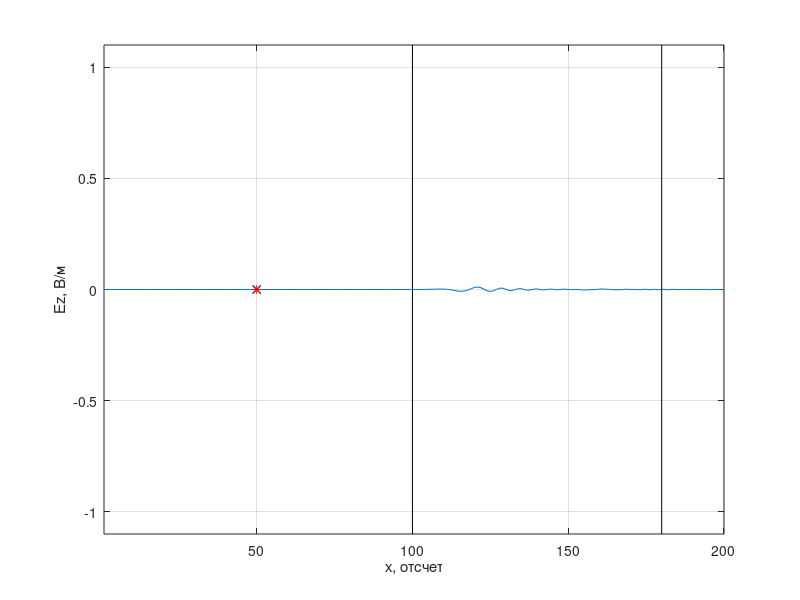
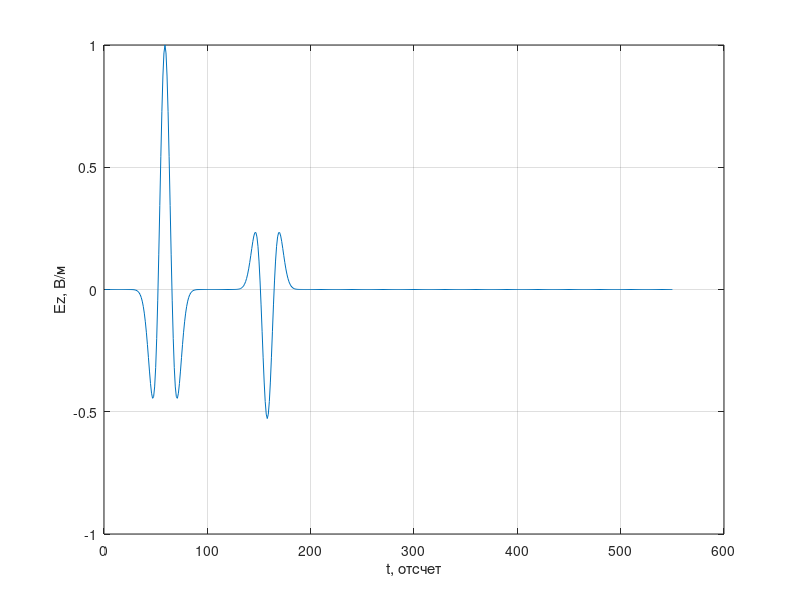

Recreate these plots in MATLAB, in order.
%% Одномерный FDTD. Версия 1.7.1
% Источник возбуждения в виде вейвлета Рикера.
% Используется метод TFSF.
clear

% Волновое сопротивление свободного пространства
W0 = 120 * pi;

% Потери в среде. loss = sigma * dt / (2 * eps * eps0)
loss = 0.02;

% Где начинается поглощающий диэлектрик
layer_loss_x = 180;

% Время расчета в отсчетах
maxTime = 550;

% Размер области моделирования в отсчетах
maxSize = 200;

% Положение датчика, регистрирующего поля
probePos = 50;

% Положение источника возбуждения
sourcePos = 50;

layer_x = 100;

Sc = 1.0;
Np = 30;
Md = 2;

Ez = zeros (1, maxSize);
Hy = zeros (1, maxSize - 1);

eps = ones (size (Ez));
eps(layer_x: end) = 9.0;

% Коэффициенты для расчета поля E
ceze = ones (1, maxSize);
ceze(layer_loss_x: end) = (1 - loss) / (1 + loss);

cezh = (ones (1, maxSize) * W0 ./ eps);
cezh(layer_loss_x: end) = cezh(layer_loss_x: end) / (1 + loss);

% Коэффициенты для расчета поля H
chyh = ones (1, maxSize - 1);
chyh(layer_loss_x: end) = (1 - loss) / (1 + loss);

chye = ones (1, maxSize - 1) / W0;
chye(layer_loss_x: end) = chye(layer_loss_x: end) / (1 + loss);

% Поле, зарегистрированное в датчике в зависимости от времени
probeTimeEz = zeros (1, maxTime);

figure

for t = 1: maxTime
    % Расчет компоненты поля H
    for m = 1: maxSize - 1
        % До этой строки Hy(n) хранит значение компоненты Hy
        % за предыдущий момент времени
        Hy(m) = chyh(m) * Hy(m) +...
            chye(m) * (Ez(m + 1) - Ez(m)) * Sc;
    end
    
    Hy(sourcePos - 1) = Hy(sourcePos - 1) -...
        (1 - 2 * pi ^ 2 * (Sc * t / Np - Md) ^ 2) *...
        exp (-pi ^ 2 * (Sc * t / Np - Md) ^ 2) / W0;
    
    % Расчет компоненты поля E
    Ez(1) = Ez(2);
    
    for m = 2: maxSize - 1
        % До этой строки Ez(n) хранит значение компоненты EzS
        % за предыдущий момент времени
        % Вместо W0 / eps используется cezh
        Ez(m) = ceze(m) * Ez(m) + ...
            cezh(m) * (Hy(m) - Hy(m - 1)) * Sc;
    end

    % Источник возбуждения
    Ez(sourcePos) = Ez(sourcePos) +...
        (1 - 2 * pi ^ 2 * ((Sc * (t + 0.5) - (-0.5)) / Np - Md) ^ 2) *...
        exp (-pi ^ 2 * ((Sc * (t + 0.5) - (-0.5)) / Np - Md) ^ 2);
    
    % Регистрация поля в точке
    probeTimeEz(t) = Ez(probePos);
    
    plot (Ez);
    xlim ([1, maxSize]);
    ylim ([-1.1, 1.1]);
    xlabel ('x, отсчет')
    ylabel ('Ez, В/м')
    line ([layer_x, layer_x], [-1.1, 1.1], ...
        'Color',[0.0, 0.0, 0.0]);
    line ([layer_loss_x, layer_loss_x], [-1.1, 1.1], ...
        'Color',[0.0, 0.0, 0.0]);
    grid on
    hold on
    plot (probePos, 0, 'xk');
    plot (sourcePos, 0, '*r');
    hold off
    pause (0.03)
end

figure
plot (probeTimeEz)
xlabel ('t, отсчет')
ylabel ('Ez, В/м')
grid on